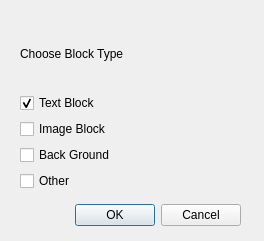
<?xml version="1.0" encoding="UTF-8"?>
<ui version="4.0">
 <class>LabelingComponentDialog</class>
 <widget class="QDialog" name="LabelingComponentDialog">
  <property name="geometry">
   <rect>
    <x>0</x>
    <y>0</y>
    <width>264</width>
    <height>241</height>
   </rect>
  </property>
  <property name="windowTitle">
   <string>Dialog</string>
  </property>
  <widget class="QDialogButtonBox" name="buttonBox">
   <property name="geometry">
    <rect>
     <x>0</x>
     <y>200</y>
     <width>241</width>
     <height>31</height>
    </rect>
   </property>
   <property name="orientation">
    <enum>Qt::Horizontal</enum>
   </property>
   <property name="standardButtons">
    <set>QDialogButtonBox::Cancel|QDialogButtonBox::Ok</set>
   </property>
  </widget>
  <widget class="QWidget" name="verticalLayoutWidget">
   <property name="geometry">
    <rect>
     <x>20</x>
     <y>20</y>
     <width>211</width>
     <height>171</height>
    </rect>
   </property>
   <layout class="QVBoxLayout" name="verticalLayout">
    <item>
     <widget class="QLabel" name="lblChooseBlockType">
      <property name="text">
       <string>Choose Block Type</string>
      </property>
     </widget>
    </item>
    <item>
     <widget class="QCheckBox" name="chkTextBlockType">
      <property name="text">
       <string>Text Block</string>
      </property>
      <property name="checked">
       <bool>true</bool>
      </property>
     </widget>
    </item>
    <item>
     <widget class="QCheckBox" name="chkImageBlockType">
      <property name="text">
       <string>Image Block</string>
      </property>
     </widget>
    </item>
    <item>
     <widget class="QCheckBox" name="chkBackGround">
      <property name="text">
       <string>Back Ground</string>
      </property>
     </widget>
    </item>
    <item>
     <widget class="QCheckBox" name="chkOtherType">
      <property name="text">
       <string>Other</string>
      </property>
     </widget>
    </item>
   </layout>
  </widget>
 </widget>
 <resources/>
 <connections>
  <connection>
   <sender>buttonBox</sender>
   <signal>accepted()</signal>
   <receiver>LabelingComponentDialog</receiver>
   <slot>accept()</slot>
   <hints>
    <hint type="sourcelabel">
     <x>248</x>
     <y>254</y>
    </hint>
    <hint type="destinationlabel">
     <x>157</x>
     <y>274</y>
    </hint>
   </hints>
  </connection>
  <connection>
   <sender>buttonBox</sender>
   <signal>rejected()</signal>
   <receiver>LabelingComponentDialog</receiver>
   <slot>reject()</slot>
   <hints>
    <hint type="sourcelabel">
     <x>316</x>
     <y>260</y>
    </hint>
    <hint type="destinationlabel">
     <x>286</x>
     <y>274</y>
    </hint>
   </hints>
  </connection>
 </connections>
</ui>
